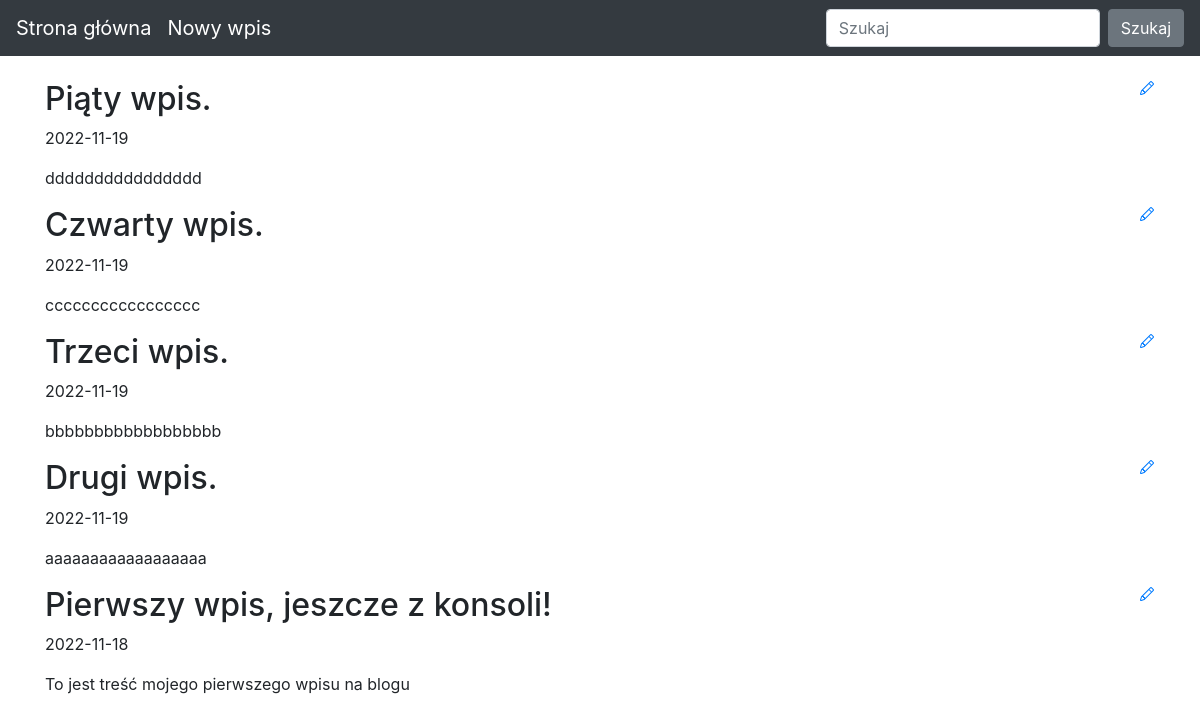
Before: / with the older database file.
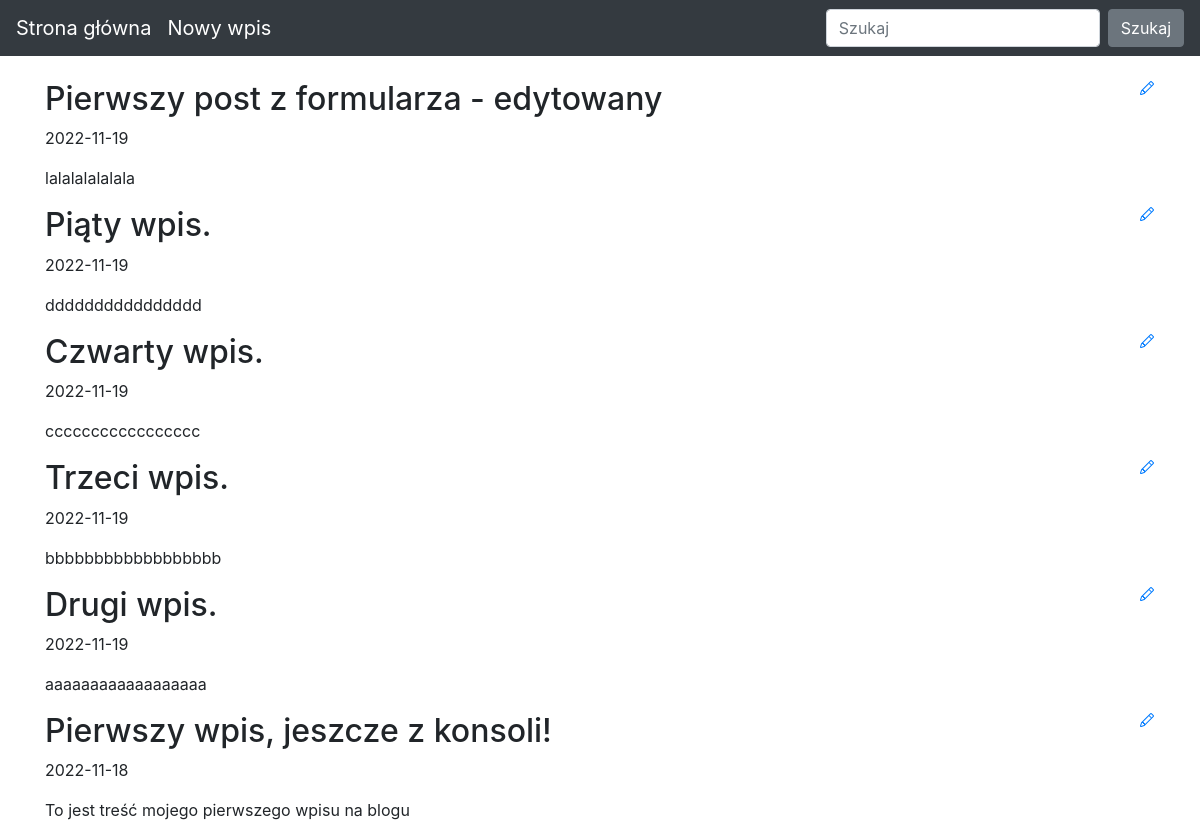
After: the same page with the newer database file.
### blog/models.py (models this page shows)
class Entry(db.Model):
   id = db.Column(db.Integer, primary_key=True)
   title = db.Column(db.String(80), nullable=False)
   body = db.Column(db.Text, nullable=False)
   pub_date = db.Column(db.DateTime, nullable=False,
       default=datetime.datetime.utcnow)
   is_published = db.Column(db.Boolean, default=False)

### blog/routes.py (the view)
@app.route("/")
def index():
      all_posts = Entry.query.filter_by(is_published=True).order_by(Entry.pub_date.desc())
      return render_template("homepage.html",  all_posts=all_posts)

### blog/templates/homepage.html (shortened to what this page needs)
{% extends "base.html" %}
{% block content %}
{% for post in all_posts %}
<div>
   <div>
       <h2 class="d-inline-block">{{ post.title }}</h2>
       <a href="{{ url_for('edit_entry', entry_id=post.id) }}">
       </a>
   </div>
   <p>{{ post.pub_date.strftime('%Y-%m-%d') }} </p>
   <p>
       {{ post.body}}
   </p>
</div>
{% endfor %}
{% endblock %}

### blog/templates/base.html (shortened to what this page needs)
<!doctype html>
<html lang="en">
<head>
 <link rel="stylesheet" href="https://stackpath.bootstrapcdn.com/bootstrap/4.5.0/css/bootstrap.min.css"
>
</head>
<body>
 <nav class="navbar navbar-expand-md navbar-dark bg-dark fixed-top">
   <a class="navbar-brand" href="/">Strona główna</a>
   <a class="navbar-brand" href="/new-post/">Nowy wpis</a>
   <div class="collapse navbar-collapse" id="navbarsExampleDefault">
     <form class="form-inline my-2 my-lg-0">
       <input class="form-control mr-sm-2" type="text" placeholder="Szukaj" aria-label="Szukaj">
       <button class="btn btn-secondary my-2 my-sm-0" type="submit">Szukaj</button>
     </form>
   </div>
 </nav>
 <main role="main" class="container">
   {% block content %}
   {% endblock %}
 </main>
</html>

### blog/templates/base.html (style rules this page uses)
body { padding-top: 5rem; }

Changed rows visible on the page:
added Entry: title "Pierwszy post z formularza - edytowany", pub_date "2022-11-19", body "lalalalalalala"
